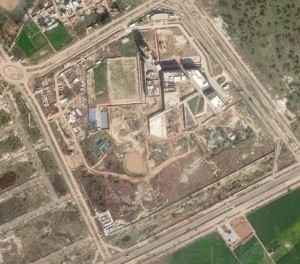
#> input picture machine-learning/Labs/Lab 3/sat_image_plaksha1.jpg, 300 x 264 px, found by its file name
$ jupyter execute lab_3.ipynb
#> lines starting #> are read from the running program, lines starting #| are printed output that depends on the picture
[cell 1]
import cv2
import matplotlib.pyplot as plt
import numpy as np

[cell 2]
image = cv2.imread('sat_image_plaksha1.jpg')
#> image is the input picture: shape (264, 300, 3); mean B, G, R 116.6, 136.2, 148

[cell 3]
grayscale_image = cv2.cvtColor(image, cv2.COLOR_BGR2GRAY)
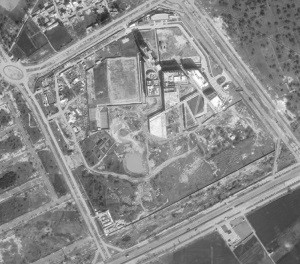
#> grayscale_image: shape (264, 300); min 35, max 254, mean 137.5
grayscale_image = grayscale_image.astype(np.float64)

# Create a figure and subplots
fig, axes = plt.subplots(1, 2, figsize=(15, 5))

# Plot the original image
axes[0].set_title('Original Image')
axes[0].imshow(cv2.cvtColor(image, cv2.COLOR_BGR2RGB))

# Plot the grayscale image
axes[1].set_title('Grayscale Image')
axes[1].imshow(grayscale_image, cmap='gray')

plt.show()
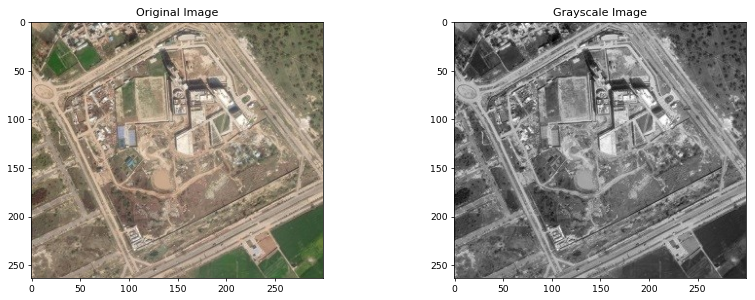
#> figure drawn by matplotlib, 2 panels

[cell 4]
mean_column = np.mean(grayscale_image, axis=0)
#> mean_column = 300 values, max 159.2 at index 157, min 111.7 at index 298, mean 137.5
image_mean_subtracted = grayscale_image - mean_column
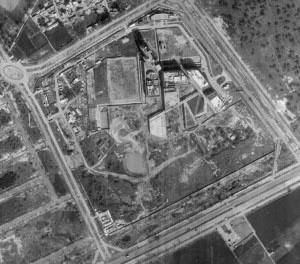
#> image_mean_subtracted: shape (264, 300) float64; min -103, max 127.4, mean 0; drawn with min black and max white

# Create a figure and subplots
fig, axes = plt.subplots(1, 3, figsize=(15, 5))

# Plot the original image
axes[0].set_title('Original Image')
axes[0].imshow(cv2.cvtColor(image, cv2.COLOR_BGR2RGB))

# Plot the grayscale image
axes[1].set_title('Grayscale Image')
axes[1].imshow(grayscale_image, cmap='gray')

# Plot the Mean Subtracted Image
axes[2].set_title('Mean Subtracted Image')
axes[2].imshow(image_mean_subtracted, cmap='gray')

plt.show()
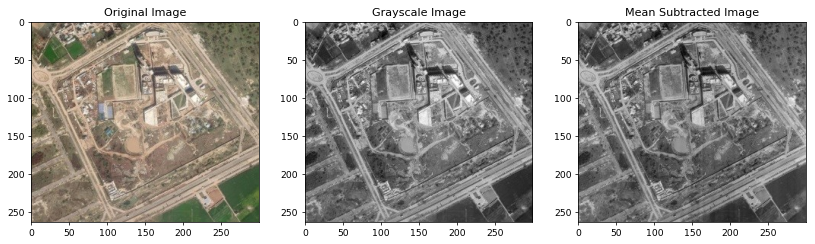
#> figure drawn by matplotlib, 3 panels

[cell 5]
covariance_matrix = np.cov(image_mean_subtracted, rowvar=False)
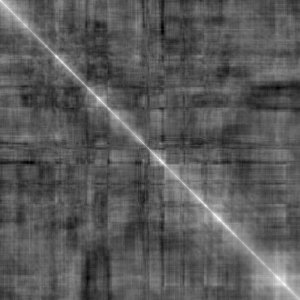
#> covariance_matrix: shape (300, 300) float64; min -715.1, max 1729.1, mean 145.8; drawn with min black and max white
eigenvalues, eigenvectors = np.linalg.eig(covariance_matrix)

sorted_indices = np.argsort(eigenvalues)[::-1]
#> sorted_indices = 300 values, max 299 at index 277, min 0 at index 0, mean 149.5
eigenvalues = eigenvalues[sorted_indices]
eigenvectors = eigenvectors[:, sorted_indices]

[cell 6]
num_components_to_keep = [10, 20, 30, 40, 50, 60, 91, 300]

output_images = []
for num in num_components_to_keep:
    selected_components = eigenvectors[:, :num]
    projected_data = np.dot(selected_components.T, image_mean_subtracted.T).T
    reconstructed_image = np.dot(selected_components, projected_data.T).T + mean_column
    reconstructed_image = reconstructed_image.astype(np.uint8)
    output_images.append(reconstructed_image)
#> this loop made 8 passes
#> pass 1, `reconstructed_image = reconstructed_image.astype(np.uint8)`:
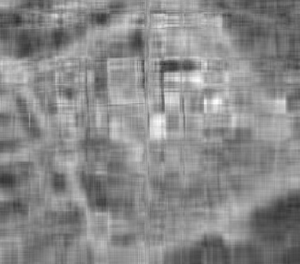
#> reconstructed_image: shape (264, 300); min 46, max 254, mean 137
#> pass 2, `reconstructed_image = reconstructed_image.astype(np.uint8)`:
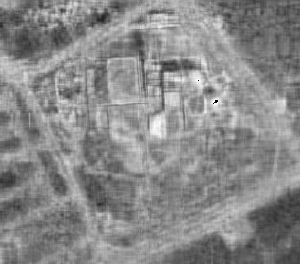
#> reconstructed_image: shape (264, 300); min 0, max 255, mean 137
#> pass 3, `reconstructed_image = reconstructed_image.astype(np.uint8)`:
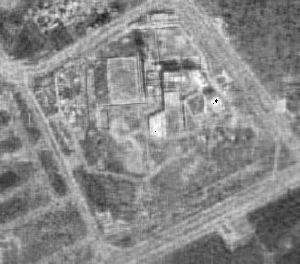
#> reconstructed_image: shape (264, 300); min 0, max 255, mean 137
#> after the loop, output_images = 8 items

[cell 7]
num_plots = len(num_components_to_keep)
num_rows = 2
num_columns = (num_plots + 1) // num_rows  # Calculate the number of columns

plt.figure(figsize=(16, 8))
plt.suptitle('Dimensionality Reduction using PCA')

for i in range(num_plots):
    plt.subplot(num_rows, num_columns, i + 1)
    plt.title(f'Components: {num_components_to_keep[i]}')
    plt.imshow(output_images[i], cmap='gray')
    plt.axis('off')

plt.tight_layout()  # Adjust subplot layout for better spacing
plt.show()
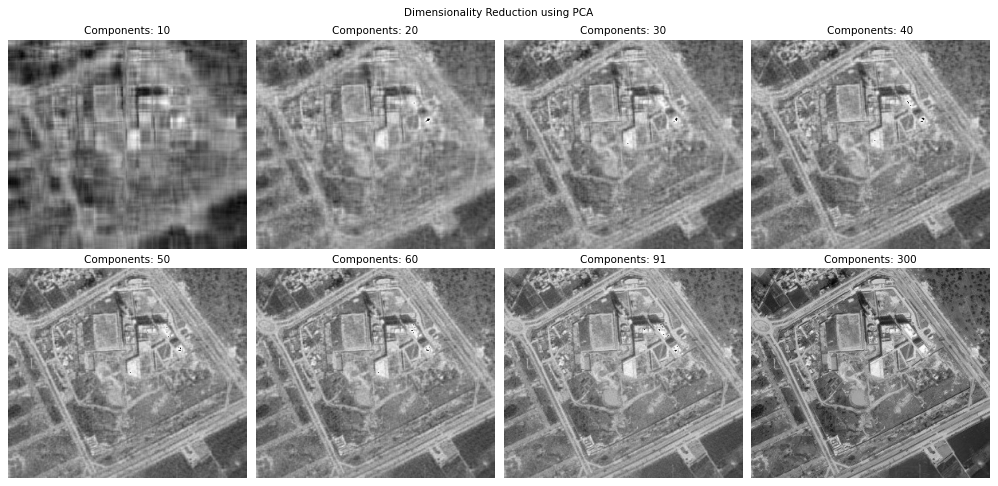
#> figure drawn by matplotlib, 8 panels
